Frame 1 (no input): blank canvas, image omitted
Frame 60 (no input): blank canvas, image omitted
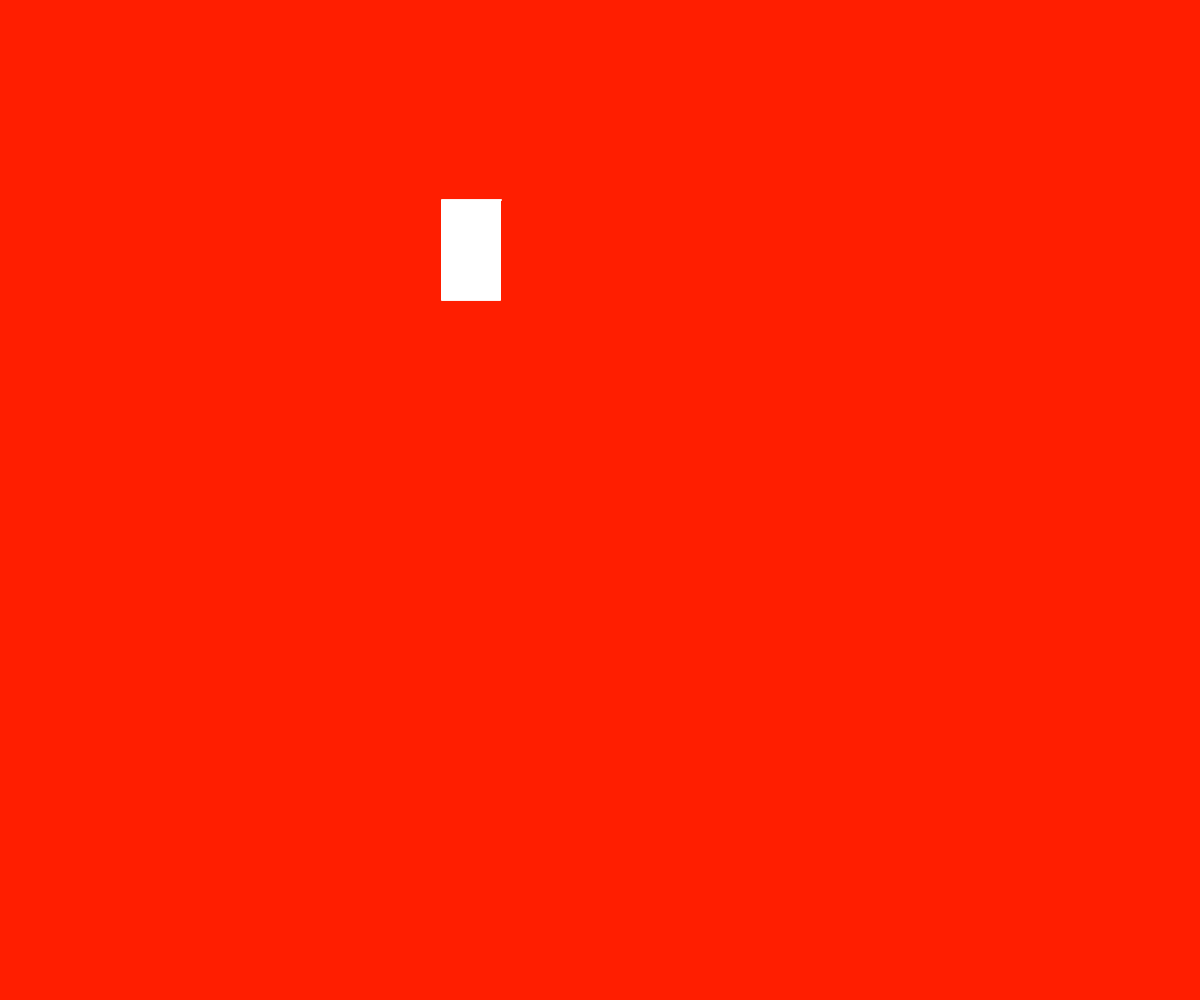
Frame 120 (the mouse pressed at the canvas centre since frame 60)

The p5.js sketch whose frames 1 and 60 were blank and that drew this single picture after the mouse press (run headless with seeded random() and noise() and a simulated clock; from frame 60 on, the mouse is pressed at the canvas centre):

// p5.js sketch
// ── sketch.js
let bvals = [];

function setup() {
  createCanvas(windowWidth, windowHeight);
  strokeWeight(2);
}

function draw() {
  background(255,30,0)
  for (let i = 1; i < width; i++) {
  bvals[i - 1] = bvals[i];
  }
  // Add the new values to the end of the array

  if (mouseIsPressed) {
    bvals[mouseY ] = 0;
  } else {
    bvals[mouseX] = 255;
  }

  for (let i = 1; i < width; i++) {
    stroke(255);
    line(
      i,
      (1.5 * height) / 5 + bvals[i],
      i,
      (1 * height) / 5 + bvals[i-1]
    );
  }
}
